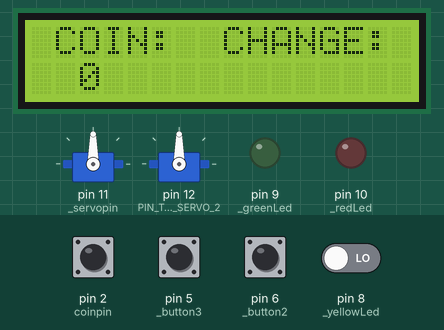
Recording of a sketch running on a simulated Arduino Uno, built with avr-gcc and run on an emulated ATmega328P. Parts: 2 × servo, 16×2 character LCD, output pins drawn as LEDs (lit = HIGH). The test bench sets the inputs (shaded band); at power-on: pin 2 (coinpin), pin 5 (_button3), pin 6 (_button2) HIGH, pin 8 (_yellowLed) LOW.

Above: at 1.5 s.
1.6 s: pin 2 (coinpin) pulled LOW for 0.15 s
At 3.0 s:
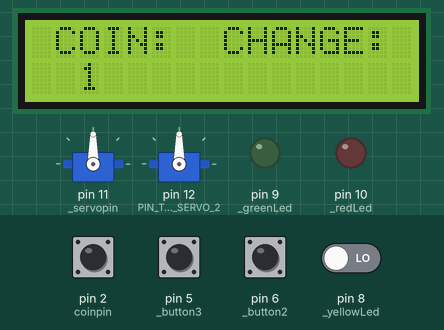
4.7 s: pin 2 (coinpin) pulled LOW for 1 s
At 6.1 s:
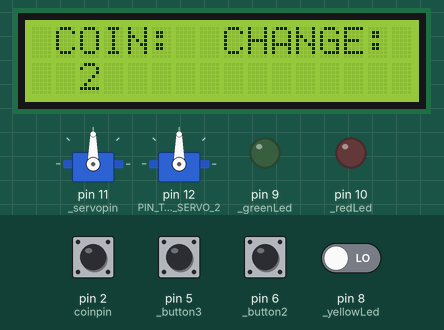
13.2 s: pin 2 (coinpin) pulsed LOW 5 times (0.12 s each, 0.3 s apart)
At 13.96 s:
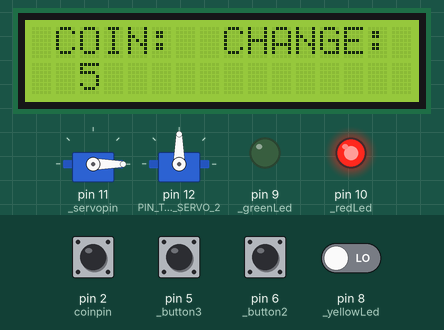
Timing chart, 0 to 16.2 s (numbered marks = the images above; inputs shaded):
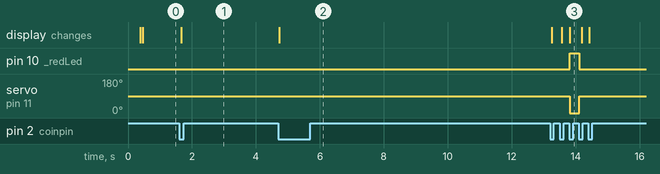

The sketch:

CIGARETTE_VENDO_MACHINE.ino
```cpp
#include "Common.h"

void setup()
{
  // put your setup code here, to run once:
  Serial.begin(9600);
  initAll();
  pinMode(coinpin,INPUT_PULLUP);
  attachInterrupt(0,coinInserted,FALLING);
  Display_Home();
}

void loop()
{
  // put your main code here, to run repeatedly:
  b1.pushRED(onPushRED,offPush);
  b1.pushGREEN(onPushGREEN,offPush);
  b1.pushYELLOW(onPushYELLOW,offPush);

  //Display_Home();
  Display_Main();
}

void onPushRED()
{
  if(coins >= 5)
  {
    module.red();
    s1.move();
    coins = coins - 5;
  }
}

void onPushGREEN()
{
  if(coins >= 10)
  {
    module.green();
    s2.move();
    coins = coins - 10;
  }

}
void onPushYELLOW()
{
  if(coins >= 15)
  {
    module.yellow();
    s1.move();
    coins = coins - 15;
  }
}

void offPush()
{
  module.off();
}
```

Common.h
```cpp
#include "uLight.h"
#include "uBotton.h"
#include "uServo.h"
#include "uDisplay.h"

#define PIN_TYPE_LED_1 10
#define PIN_TYPE_LED_2 9
#define PIN_TYPE_LED_3 8


#define PIN_TYPE_BUTTON_1 8
#define PIN_TYPE_BUTTON_2 6
#define PIN_TYPE_BUTTON_3 5

#define PIN_TYPE_SERVO_1 11
#define PIN_TYPE_SERVO_2 12

Light module, module1;
Button b1;
TServo s1, s2;

void initAll()
{
  module.init(PIN_TYPE_LED_1, PIN_TYPE_LED_2, PIN_TYPE_LED_3);
  b1.init(PIN_TYPE_BUTTON_1, PIN_TYPE_BUTTON_2, PIN_TYPE_BUTTON_3);
  s1.init(PIN_TYPE_SERVO_1);
  s2.init(PIN_TYPE_SERVO_2);
}
```

uBotton.h
```cpp
class Button
{
  private:
  int _button1 = 7;
  int _button2 = 6;
  int _button3 = 5;

  public:
  void init(int button1, int button2, int button3);
  void pushRED(void onPushRED(),void offPush());
  void pushGREEN(void onPushGREEN(),void offPush());
  void pushYELLOW(void onPushYELLOW(),void offPush());
};

void Button::init(int button1, int button2, int button3)
{
  _button1 = button1;
  _button2 = button2;
  _button3 = button3;

  pinMode(_button1,INPUT_PULLUP);
  pinMode(_button2,INPUT_PULLUP);
  pinMode(_button3,INPUT_PULLUP);
}

void Button::pushRED(void onPushRED(),void offPush())
{
  if(digitalRead(_button1) == LOW)
  {
    onPushRED();
  }
  else
  {
    offPush();
  }
}

void Button::pushGREEN(void onPushGREEN(),void offPush())
{
  if(digitalRead(_button2) == LOW)
  {
    onPushGREEN();
  }
  else
  {
    offPush();
  }
}

void Button::pushYELLOW(void onPushYELLOW(),void offPush())
{
  if(digitalRead(_button3) == LOW)
  {
    onPushYELLOW();
  }
  else
  {
    offPush();
  }
}
```

uDisplay.h
```cpp
#include <LiquidCrystal_I2C.h>

LiquidCrystal_I2C lcd(0x27,16,2);

int coins = 0;
int coinpin = 2;
int screenWidth = 16;
int screenHeight = 2;
String line1 = "**Cebu-DIYTech**";
String line2 = "Cigarette Stick Vendo Machine!";
int stringStart = 0;
int stringEnd = 0;
int scrollCursor = screenWidth;

void Display_Main()
{
  lcd.begin(screenWidth,screenHeight);
  lcd.backlight();
  lcd.setCursor(0,0);
  lcd.print(" COIN:  CHANGE:");
  lcd.setCursor(2,1);
  lcd.print(coins);
}

void coinInserted()
{
  coins += 1;
}

void Display_Home()
{
  lcd.begin(screenWidth,screenHeight);
  lcd.backlight();
  lcd.setCursor(0,0);
  lcd.print(line1);
  lcd.setCursor(scrollCursor,1);
  lcd.print(line2.substring(stringStart,stringEnd));
  delay(300);
  lcd.clear();

  if(stringStart == 0 && scrollCursor > 0)
  {
    scrollCursor--;
    stringEnd++;
  }
  else if(stringStart == stringEnd)
  {
    stringStart = stringEnd = 0;
    scrollCursor = screenWidth;
  }
  else if(stringEnd == line2.length() && scrollCursor == 0)
  {
    stringStart++;
  }
  else
  {
    stringStart++;
    stringEnd++;
  }
}
```

uLight.h
```cpp
class Light
{
  private:
  int _redLed = 10;
  int _greenLed = 9;
  int _yellowLed = 8;

  public:
  void init(int redLed, int greenLed, int yellowLed);
  void red();
  void green();
  void yellow();
  void off();
};

void Light::init(int redLed, int greenLed, int yellowLed)
{
  _redLed = redLed;
  _greenLed = greenLed;
  _yellowLed = yellowLed;

  pinMode(_redLed, OUTPUT);
  pinMode(_greenLed, OUTPUT);
  pinMode(_yellowLed, OUTPUT);
}

void Light::red()
{
  digitalWrite(_redLed,HIGH);
}

void Light::green()
{
  digitalWrite(_greenLed,HIGH);
}

void Light::yellow()
{
  digitalWrite(_yellowLed,HIGH);
}

void Light::off()
{
  digitalWrite(_redLed,LOW);
  digitalWrite(_greenLed,LOW);
  digitalWrite(_yellowLed,LOW);
}
```

uServo.h
```cpp
#include <Servo.h> //Servo Library
#include <Wire.h> //Wire Library

class TServo
{
  private:
  int _servopin = 11;


  Servo myservo;

  public:
  void init(int servopin);
  void move();
};

void TServo::init(int servopin)
{
  _servopin = servopin;

  myservo.attach(_servopin);
  pinMode(_servopin,INPUT_PULLUP);
}

void TServo::move()
{
  myservo.write(0);
  delay(300);
  myservo.write(90);
}
```

Measured:
- after the input at 1.6 s, the display: changes after 0.07 s (image 1)
- after the input at 4.7 s, the display: changes at once (image 2)
- after the input at 13.2 s, pin 10 (_redLed): LOW → HIGH after 0.61 s, → LOW 0.30 s later; servo on pin 11 (_servopin): 90° → 0° after 0.61 s, → 90° 0.30 s later; the display: first changes after 0.05 s (image 3 shows a later state)
